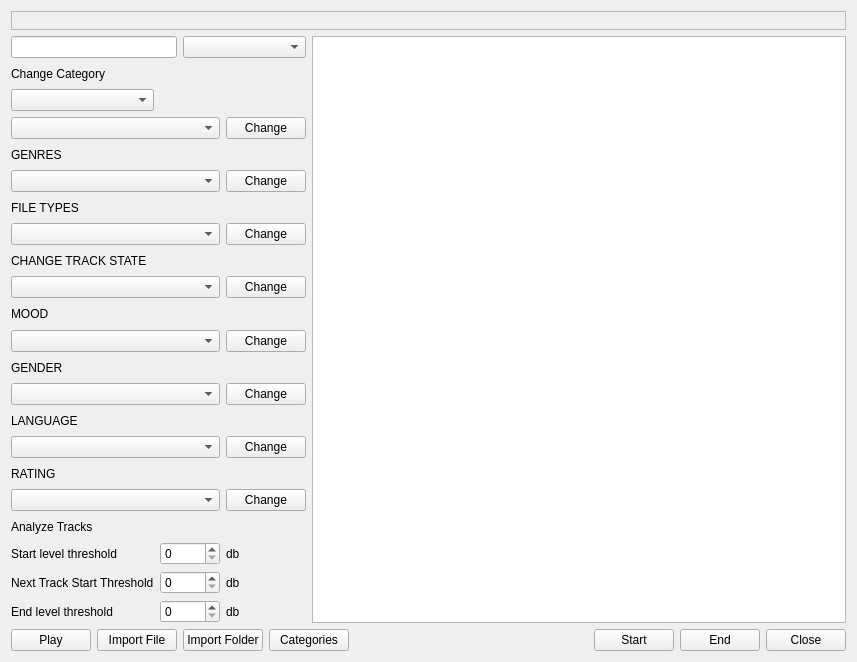
<?xml version="1.0" encoding="UTF-8"?>
<ui version="4.0">
 <class>SettingsManager</class>
 <widget class="QWidget" name="SettingsManager">
  <property name="geometry">
   <rect>
    <x>0</x>
    <y>0</y>
    <width>857</width>
    <height>662</height>
   </rect>
  </property>
  <property name="windowTitle">
   <string>Form</string>
  </property>
  <layout class="QGridLayout" name="gridLayout">
   <item row="0" column="0" colspan="11">
    <widget class="QFrame" name="frame">
     <property name="frameShape">
      <enum>QFrame::StyledPanel</enum>
     </property>
     <property name="frameShadow">
      <enum>QFrame::Raised</enum>
     </property>
     <widget class="QLabel" name="label_16">
      <property name="geometry">
       <rect>
        <x>30</x>
        <y>40</y>
        <width>201</width>
        <height>16</height>
       </rect>
      </property>
      <property name="font">
       <font>
        <pointsize>16</pointsize>
        <weight>75</weight>
        <bold>true</bold>
       </font>
      </property>
      <property name="text">
       <string>TRACKS MANAGER</string>
      </property>
     </widget>
    </widget>
   </item>
   <item row="1" column="0" colspan="3">
    <widget class="QLineEdit" name="lineEdit"/>
   </item>
   <item row="1" column="3" colspan="3">
    <widget class="QComboBox" name="comboBox">
     <property name="currentText">
      <string/>
     </property>
     <property name="minimumContentsLength">
      <number>0</number>
     </property>
    </widget>
   </item>
   <item row="1" column="6" rowspan="22" colspan="5">
    <widget class="QTableView" name="tableView"/>
   </item>
   <item row="2" column="0" colspan="2">
    <widget class="QLabel" name="label">
     <property name="text">
      <string>Change Category</string>
     </property>
    </widget>
   </item>
   <item row="3" column="0" colspan="2">
    <widget class="QComboBox" name="comboBox_2">
     <property name="currentText">
      <string/>
     </property>
     <property name="minimumContentsLength">
      <number>0</number>
     </property>
    </widget>
   </item>
   <item row="4" column="0" colspan="4">
    <widget class="QComboBox" name="comboBox_3">
     <property name="currentText">
      <string/>
     </property>
     <property name="minimumContentsLength">
      <number>0</number>
     </property>
    </widget>
   </item>
   <item row="4" column="4" colspan="2">
    <widget class="QPushButton" name="pushButton_5">
     <property name="text">
      <string>Change</string>
     </property>
    </widget>
   </item>
   <item row="5" column="0" colspan="2">
    <widget class="QLabel" name="label_2">
     <property name="text">
      <string>GENRES</string>
     </property>
    </widget>
   </item>
   <item row="6" column="0" colspan="4">
    <widget class="QComboBox" name="comboBox_4">
     <property name="currentText">
      <string/>
     </property>
     <property name="minimumContentsLength">
      <number>0</number>
     </property>
    </widget>
   </item>
   <item row="6" column="4" colspan="2">
    <widget class="QPushButton" name="pushButton_6">
     <property name="text">
      <string>Change</string>
     </property>
    </widget>
   </item>
   <item row="7" column="0" colspan="2">
    <widget class="QLabel" name="label_3">
     <property name="text">
      <string>FILE TYPES</string>
     </property>
    </widget>
   </item>
   <item row="8" column="0" colspan="4">
    <widget class="QComboBox" name="comboBox_5">
     <property name="currentText">
      <string/>
     </property>
     <property name="minimumContentsLength">
      <number>0</number>
     </property>
    </widget>
   </item>
   <item row="8" column="4" colspan="2">
    <widget class="QPushButton" name="pushButton_7">
     <property name="text">
      <string>Change</string>
     </property>
    </widget>
   </item>
   <item row="9" column="0" colspan="2">
    <widget class="QLabel" name="label_5">
     <property name="text">
      <string>CHANGE TRACK STATE</string>
     </property>
    </widget>
   </item>
   <item row="10" column="0" colspan="4">
    <widget class="QComboBox" name="comboBox_7">
     <property name="currentText">
      <string/>
     </property>
     <property name="minimumContentsLength">
      <number>0</number>
     </property>
    </widget>
   </item>
   <item row="10" column="4" colspan="2">
    <widget class="QPushButton" name="pushButton_8">
     <property name="text">
      <string>Change</string>
     </property>
    </widget>
   </item>
   <item row="11" column="0" colspan="2">
    <widget class="QLabel" name="label_4">
     <property name="text">
      <string>MOOD</string>
     </property>
    </widget>
   </item>
   <item row="12" column="0" colspan="4">
    <widget class="QComboBox" name="comboBox_6">
     <property name="currentText">
      <string/>
     </property>
     <property name="minimumContentsLength">
      <number>0</number>
     </property>
    </widget>
   </item>
   <item row="12" column="4" colspan="2">
    <widget class="QPushButton" name="pushButton_12">
     <property name="text">
      <string>Change</string>
     </property>
    </widget>
   </item>
   <item row="13" column="0" colspan="2">
    <widget class="QLabel" name="label_6">
     <property name="text">
      <string>GENDER</string>
     </property>
    </widget>
   </item>
   <item row="14" column="0" colspan="4">
    <widget class="QComboBox" name="comboBox_9">
     <property name="currentText">
      <string/>
     </property>
     <property name="minimumContentsLength">
      <number>0</number>
     </property>
    </widget>
   </item>
   <item row="14" column="4" colspan="2">
    <widget class="QPushButton" name="pushButton_10">
     <property name="text">
      <string>Change</string>
     </property>
    </widget>
   </item>
   <item row="15" column="0" colspan="2">
    <widget class="QLabel" name="label_8">
     <property name="text">
      <string>LANGUAGE</string>
     </property>
    </widget>
   </item>
   <item row="16" column="0" colspan="4">
    <widget class="QComboBox" name="comboBox_10">
     <property name="currentText">
      <string/>
     </property>
     <property name="minimumContentsLength">
      <number>0</number>
     </property>
    </widget>
   </item>
   <item row="16" column="4" colspan="2">
    <widget class="QPushButton" name="pushButton_11">
     <property name="text">
      <string>Change</string>
     </property>
    </widget>
   </item>
   <item row="17" column="0" colspan="2">
    <widget class="QLabel" name="label_7">
     <property name="text">
      <string>RATING</string>
     </property>
    </widget>
   </item>
   <item row="18" column="0" colspan="4">
    <widget class="QComboBox" name="comboBox_8">
     <property name="currentText">
      <string/>
     </property>
     <property name="minimumContentsLength">
      <number>0</number>
     </property>
    </widget>
   </item>
   <item row="18" column="4" colspan="2">
    <widget class="QPushButton" name="pushButton_9">
     <property name="text">
      <string>Change</string>
     </property>
    </widget>
   </item>
   <item row="19" column="0" colspan="2">
    <widget class="QLabel" name="label_9">
     <property name="text">
      <string>Analyze Tracks</string>
     </property>
    </widget>
   </item>
   <item row="20" column="0" colspan="2">
    <widget class="QLabel" name="label_10">
     <property name="text">
      <string>Start level threshold</string>
     </property>
    </widget>
   </item>
   <item row="20" column="2" colspan="2">
    <widget class="QSpinBox" name="spinBox"/>
   </item>
   <item row="20" column="4">
    <widget class="QLabel" name="label_13">
     <property name="text">
      <string>db</string>
     </property>
    </widget>
   </item>
   <item row="21" column="0" colspan="2">
    <widget class="QLabel" name="label_11">
     <property name="text">
      <string>Next Track Start Threshold</string>
     </property>
    </widget>
   </item>
   <item row="21" column="2" colspan="2">
    <widget class="QSpinBox" name="spinBox_2"/>
   </item>
   <item row="21" column="4">
    <widget class="QLabel" name="label_14">
     <property name="text">
      <string>db</string>
     </property>
    </widget>
   </item>
   <item row="22" column="0" colspan="2">
    <widget class="QLabel" name="label_12">
     <property name="text">
      <string>End level threshold</string>
     </property>
    </widget>
   </item>
   <item row="22" column="2" colspan="2">
    <widget class="QSpinBox" name="spinBox_3"/>
   </item>
   <item row="22" column="4">
    <widget class="QLabel" name="label_15">
     <property name="text">
      <string>db</string>
     </property>
    </widget>
   </item>
   <item row="23" column="0">
    <widget class="QPushButton" name="pushButton">
     <property name="text">
      <string>Play</string>
     </property>
    </widget>
   </item>
   <item row="23" column="1" colspan="2">
    <widget class="QPushButton" name="pushButton_2">
     <property name="text">
      <string>Import File</string>
     </property>
    </widget>
   </item>
   <item row="23" column="3" colspan="2">
    <widget class="QPushButton" name="pushButton_3">
     <property name="text">
      <string>Import Folder</string>
     </property>
    </widget>
   </item>
   <item row="23" column="5" colspan="2">
    <widget class="QPushButton" name="pushButton_4">
     <property name="text">
      <string>Categories</string>
     </property>
    </widget>
   </item>
   <item row="23" column="7">
    <spacer name="horizontalSpacer">
     <property name="orientation">
      <enum>Qt::Horizontal</enum>
     </property>
     <property name="sizeHint" stdset="0">
      <size>
       <width>234</width>
       <height>20</height>
      </size>
     </property>
    </spacer>
   </item>
   <item row="23" column="8">
    <widget class="QPushButton" name="pushButton_13">
     <property name="text">
      <string>Start</string>
     </property>
    </widget>
   </item>
   <item row="23" column="9">
    <widget class="QPushButton" name="pushButton_14">
     <property name="text">
      <string>End</string>
     </property>
    </widget>
   </item>
   <item row="23" column="10">
    <widget class="QPushButton" name="pushButton_15">
     <property name="text">
      <string>Close</string>
     </property>
    </widget>
   </item>
  </layout>
 </widget>
 <resources/>
 <connections/>
</ui>
